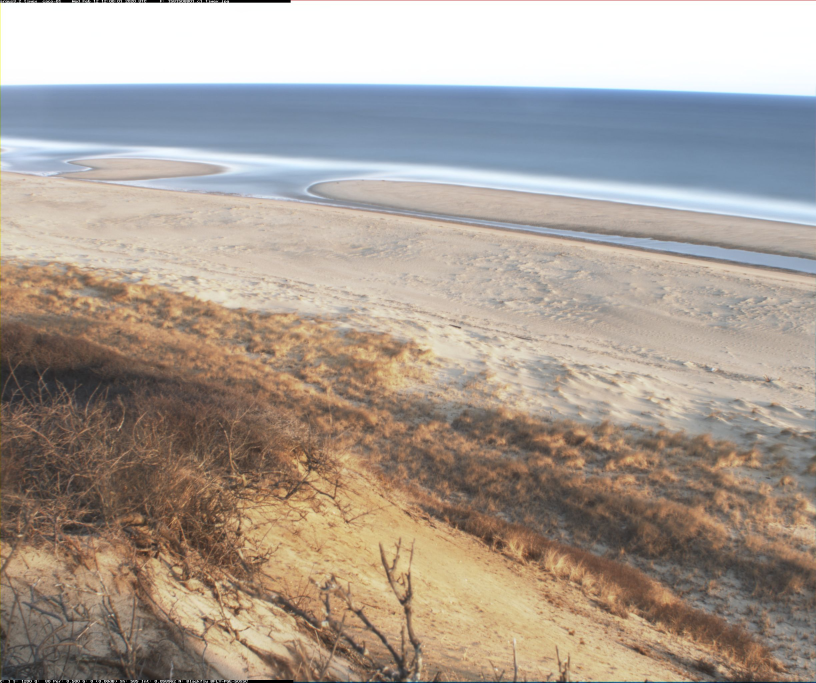
#> input picture 1581508801.c1.timex.jpg, 2448 x 2048 px, given as the content of the folder C:/crs/proj/2019_CACO_CoastCam/samples_for_tim, which was not available (shown at 1/3 size)
$ jupyter execute --allow-errors detect_nearshore_bar.ipynb   (shell and % lines are left out)   (text cells are left out)
#> lines starting #> are read from the running program, lines starting #| are printed output that depends on the picture; pictures that were not available may be replaced by others from this repository, and a replacement may not be noted
#> further down, img is the input picture: shape (2048, 2448, 3); mean R, G, B 169.5, 158.1, 148
[cell 1]
import numpy as np
import pandas as pd
import matplotlib.pyplot as plt
#%matplotlib widget # not sure what this does...not in my env
from scipy import signal
import os
from tqdm import trange # for progress bars in loops
from skimage.color import rgb2hsv, rgb2gray
from skimage.filters import threshold_otsu

[cell 2]
def array2list(a):
    if a.__class__ is np.ndarray:
        list(a)
    return a

def list2array(a):
    if a.__class__ is list:
        np.array(a)
    return a

def zeroD_2_oneD_array(a):
    if np.ndim(a) == 0:
        a = np.array(a)[np.newaxis]
    return a

def resize_text(ax, fntsz=8):
    for item in ([ax.xaxis.label, ax.yaxis.label] + ax.get_xticklabels() + ax.get_yticklabels()):
        item.set_fontsize(fntsz)
    for item in ([ax.title]):
        item.set_fontsize(fntsz)

def find_bar_only(img, Shoreline_Index=150):
#> called with Shoreline_Index = 178
    from skimage.color import rgb2hsv, rgb2gray
    import numpy as np
    import pandas as pd
    from scipy import signal
    import copy
    gray = np.array(rgb2gray(img), dtype=float)
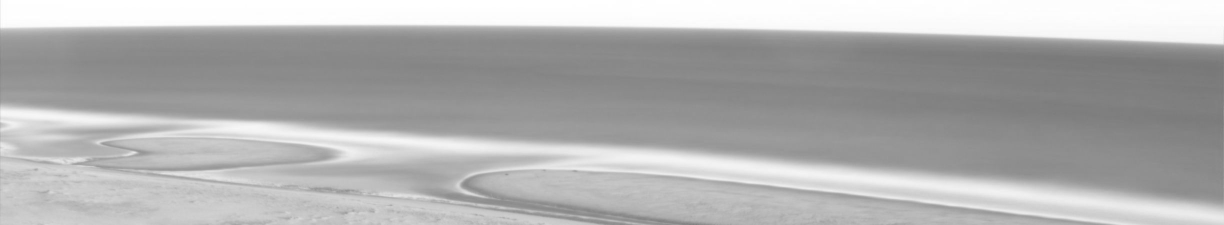
#> gray: shape (450, 2448) float64 (shown at 1/2 size); min 0.466, max 1, mean 0.692
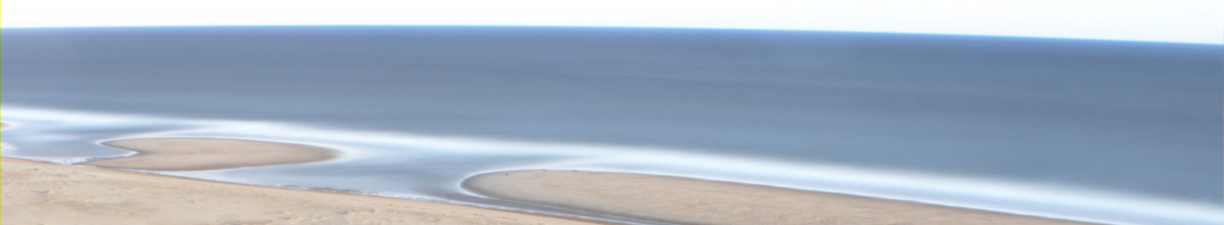
#> img: shape (450, 2448, 3) (shown at 1/2 size); mean of channels 0, 1, 2 164.6, 178, 194.6; drawn as R, G, B
    BAR_STATS = pd.DataFrame({'Row' : pd.Series([], dtype=int),
                    'BAR_N' : pd.Series([], dtype=int),
                    'Crest_IX' : pd.Series([], dtype=int)})

    #for px in trange(np.size(gray,axis=0)):
    for px in range(np.size(gray,axis=0)):

        if np.size(Shoreline_Index)>1: #Check if Shoreline is scalar or vector
            SL_IX = Shoreline_Index[px]
        else:
            SL_IX = copy.deepcopy(Shoreline_Index)

        DF = pd.DataFrame({'D': pd.Series(np.linspace(0, np.shape(img)[1], np.shape(img)[1]+1), dtype=float),
                        'Z_gray': pd.Series(gray[px,::]/np.nanmax(gray[px,::]), dtype=float)})

        wndl = 5
        DF['Zs_gray'] = np.concatenate((np.repeat(np.nan, np.floor(wndl/2).astype(int)),
                                         np.convolve(np.repeat(1,wndl).astype(float), DF.Z_gray, 'valid')/wndl,
                                         np.repeat(np.nan, np.floor(wndl/2).astype(int))))
        DF['Zs_gray'] = DF['Zs_gray'].fillna(DF.Z_gray).interpolate()

        peaks_crest, _ = signal.find_peaks(DF['Zs_gray'], prominence=0.1)
        bar_crest_possibilities = peaks_crest[peaks_crest>SL_IX]

        first_bar = np.nan
        second_bar = np.nan
        extra_bars = zeroD_2_oneD_array(np.nan)

        if np.size(bar_crest_possibilities)>=1:
            first_bar = bar_crest_possibilities[0]
            if np.size(bar_crest_possibilities)>=2:
                second_bar = bar_crest_possibilities[1]
                if np.size(bar_crest_possibilities)>=3:
                    extra_bars = zeroD_2_oneD_array(bar_crest_possibilities[2::])

        BAR_STATS = BAR_STATS.append({'Row' : px,
                        'BAR_N' : np.size(bar_crest_possibilities),
                        'First_Bar_IX': first_bar,
                        'Second_Bar_IX': second_bar,
                        'Extra_Bars_IX': extra_bars,
                        'Crest_Dist_offshore_pixels': first_bar - SL_IX}, ignore_index=True)
#> this loop made 1 pass
    return BAR_STATS

[cell 3]
def sort_labels(labels):
    label_nums = np.unique(labels)
    label_size = np.zeros(len(label_nums))
    for i,label_num in enumerate(label_nums):
        label_size[i]= len(labels[labels==label_num])

    sorted_labels = label_nums[np.argsort(-label_size)]
    sorted_size = label_size[np.argsort(-label_size)]
    return sorted_labels, sorted_size

[cell 4]
img_path = r'C:\crs\proj\2019_CACO_CoastCam\samples_for_tim'
#img_path = r'E:\Nearshore Bars\samples_for_tim'
imgs = [f for f in os.listdir(img_path) if f.endswith('.jpg')]
# imgs = os.['1582309801.jpg','1603564201.jpg', '1604840401.jpg','1604325601.jpg']

[cell 5]
start_row = 200
end_row = 650
#> (the rest of this cell did not finish here and is left out)

[cell 6]
from sklearn.cluster import OPTICS, cluster_optics_dbscan
import matplotlib.gridspec as gridspec

clust = OPTICS(min_samples=15, xi=.05, min_cluster_size=.05)

#> (the rest of this cell did not finish here and is left out)

[cell 7]
# this is modeled after https://scikit-learn.org/stable/auto_examples/cluster/plot_optics.html#sphx-glr-auto-examples-cluster-plot-optics-py
plt.figure(figsize=(10, 7))
G = gridspec.GridSpec(2, 3)
ax1 = plt.subplot(G[0, :])
ax2 = plt.subplot(G[1, 0])
ax3 = plt.subplot(G[1, 1])
ax4 = plt.subplot(G[1, 2])

# Reachability plot
colors = ['g.', 'r.', 'b.', 'y.', 'c.']
#> (the rest of this cell did not finish here and is left out)

[cell 8]
from sklearn.cluster import OPTICS, cluster_optics_dbscan
clust = OPTICS(min_samples=15, xi=.05, min_cluster_size=.05)

anis_fac = 0.25
eps = 20.

colors = ['g.', 'r.','m.', 'y.', 'c.']
start_row = 200
end_row = 650
ncols = 3
nrows = np.ceil(np.size(imgs)/3.).astype(int)
figy = 3*nrows
fig1,ax = plt.subplots(figsize=(9,figy),ncols=ncols, nrows=nrows)

ax=ax.flatten()
#> (the rest of this cell did not finish here and is left out)

$ run again, on 1615401000.c1.snap.jpg
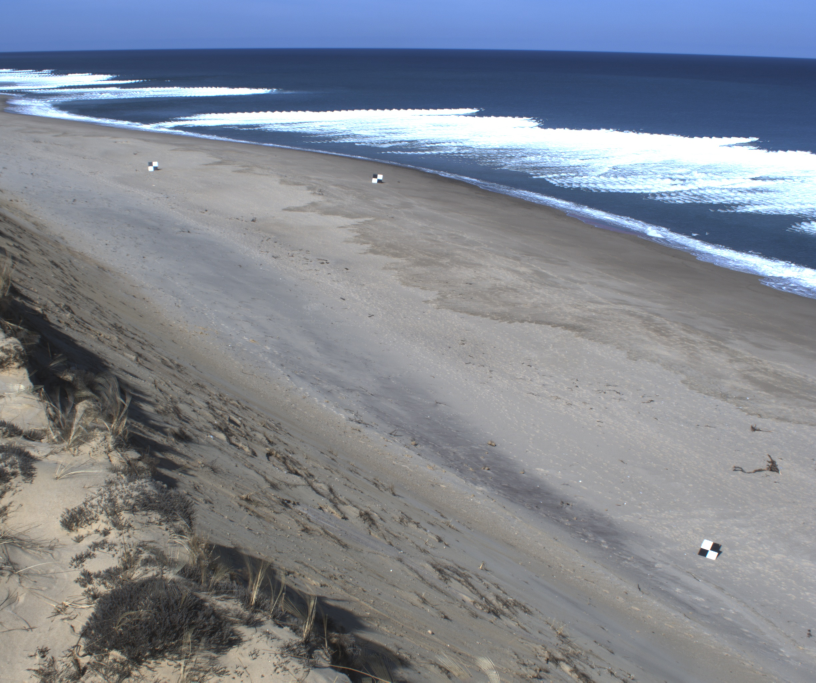
#> input picture 1615401000.c1.snap.jpg, 2448 x 2048 px, given as the content of the folder C:/crs/proj/2019_CACO_CoastCam/samples_for_tim, which was not available (shown at 1/3 size)
#> img is the input picture: shape (2048, 2448, 3); mean R, G, B 128.1, 133.6, 143.4
#> in find_bar_only, `gray = np.array(rgb2gray(img), dtype=float)`:
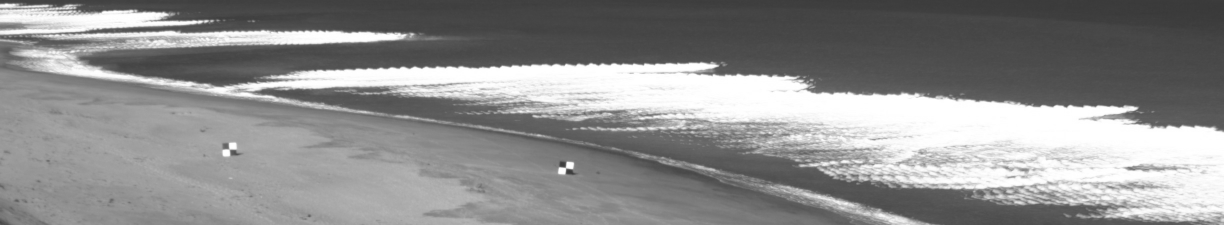
#> gray: shape (450, 2448) float64 (shown at 1/2 size); min 0.22, max 1, mean 0.556
#> in find_bar_only, `gray = np.array(rgb2gray(img), dtype=float)`:
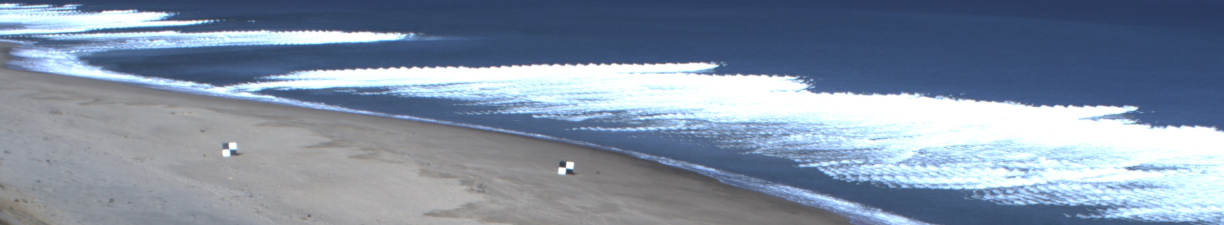
#> img: shape (450, 2448, 3) (shown at 1/2 size); mean of channels 0, 1, 2 128.8, 143.5, 163.5; drawn as R, G, B
#> the loop in find_bar_only, `for px in range(np.size(gray,axis=0)): ` made 1 pass

$ run again, on 1615401000.c2.snap.jpg
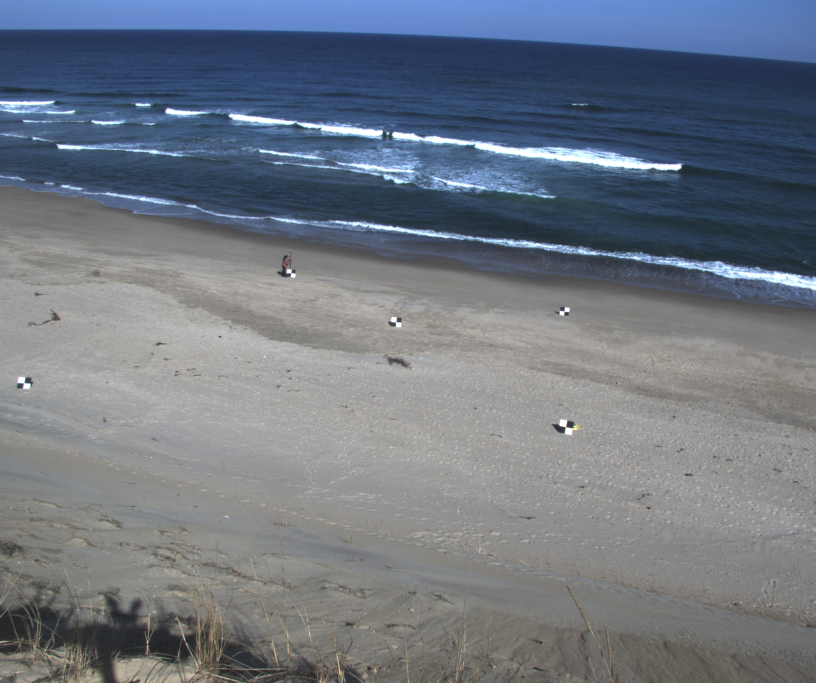
#> input picture 1615401000.c2.snap.jpg, 2448 x 2048 px, given as the content of the folder C:/crs/proj/2019_CACO_CoastCam/samples_for_tim, which was not available (shown at 1/3 size)
#> img is the input picture: shape (2048, 2448, 3); mean R, G, B 111.3, 118.8, 129.7
#> in find_bar_only, `gray = np.array(rgb2gray(img), dtype=float)`:
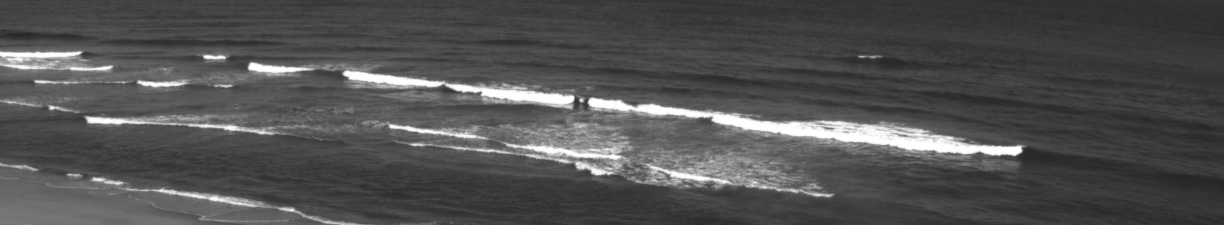
#> gray: shape (450, 2448) float64 (shown at 1/2 size); min 0.15, max 1, mean 0.32
#> in find_bar_only, `gray = np.array(rgb2gray(img), dtype=float)`:
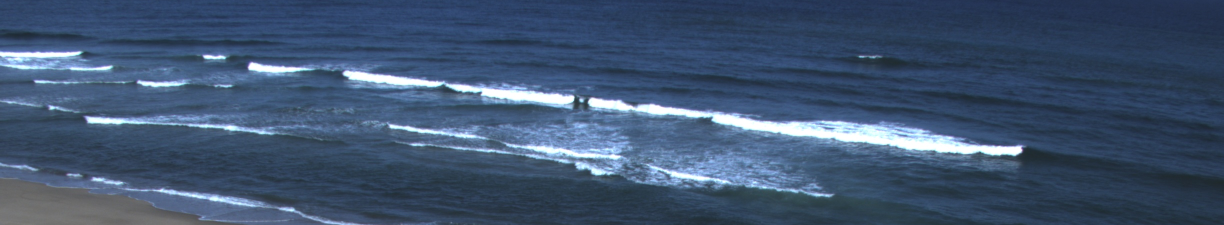
#> img: shape (450, 2448, 3) (shown at 1/2 size); mean of channels 0, 1, 2 63.3, 83.8, 111.7; drawn as R, G, B
#> the loop in find_bar_only, `for px in range(np.size(gray,axis=0)): ` made 1 pass
#> (peaks_crest, first_bar, second_bar) on pass 1: ([110, 466, 804, 1209, 1629], 466, 804)
